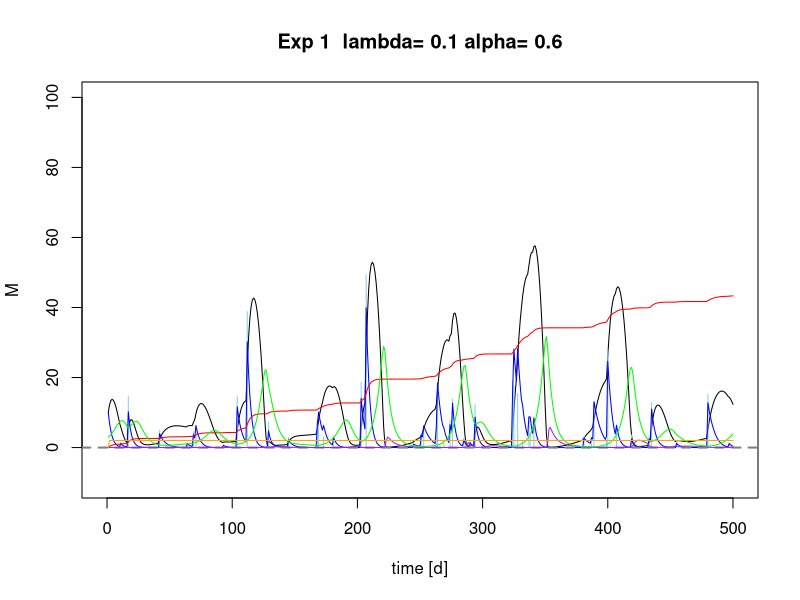
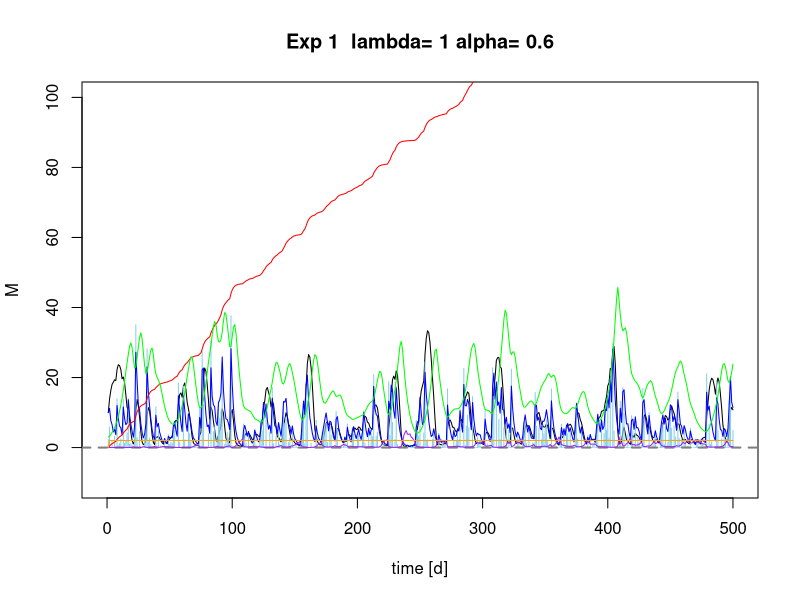
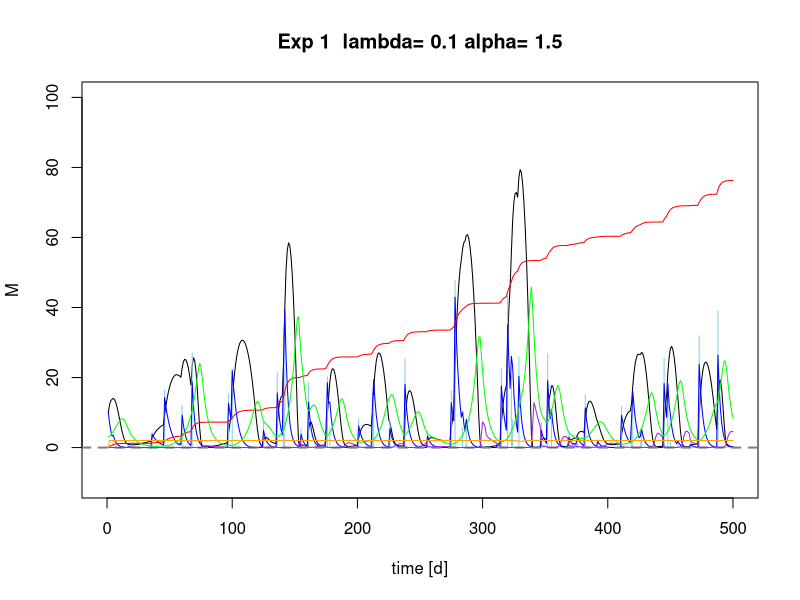
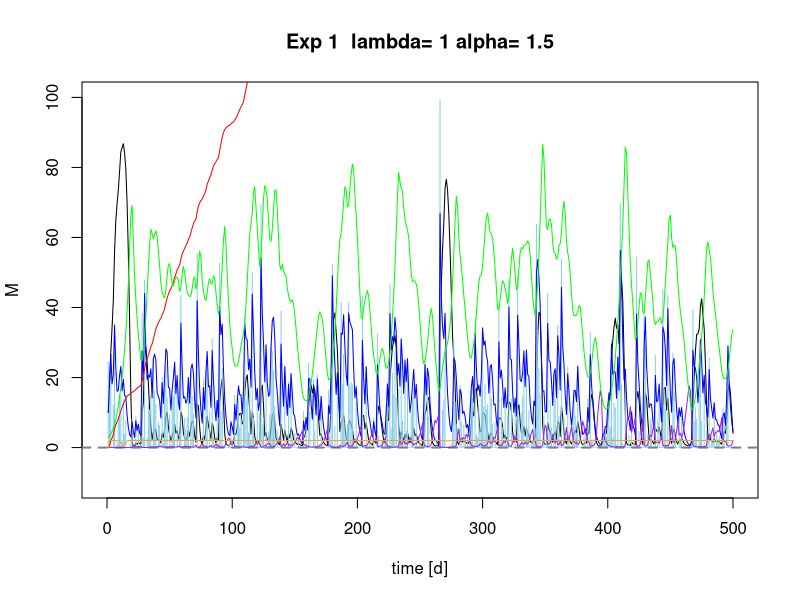
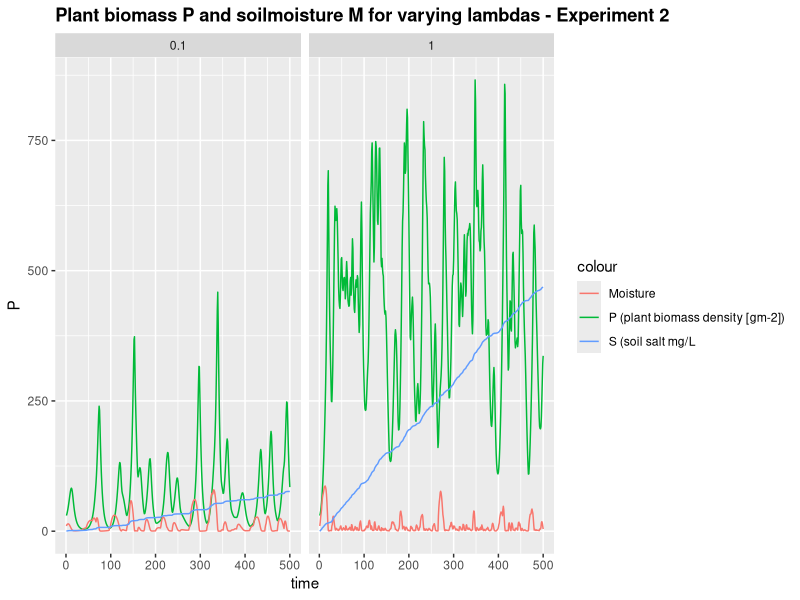
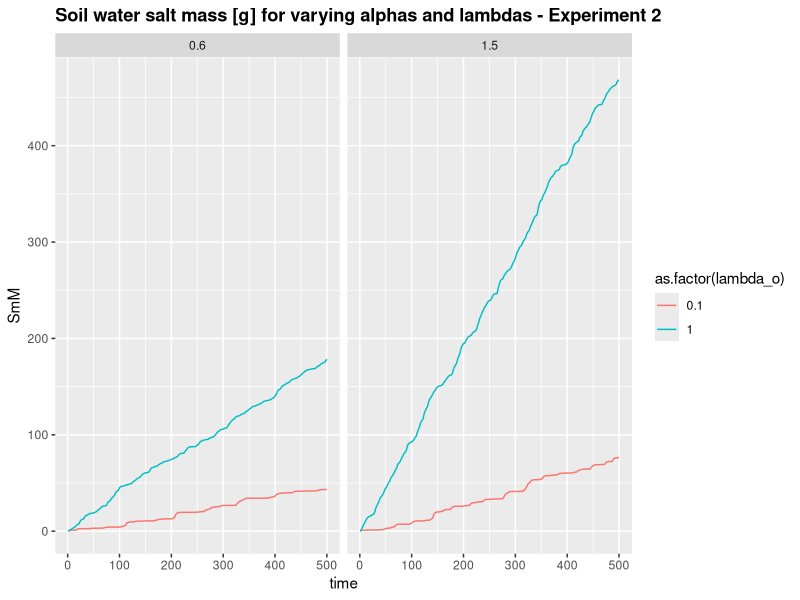

Generate these figures, in order, with R:
## ---- chunk 1

 # Sandy Clay Loam
    n<-0.367 # porosity
    # more soil variables for evaporation & losses
    # Hydraulic conductivity
    K_s<-52.08*10 # mm/day
    # campbell's b
    b<-6.4069 # neurotheta sandy clay loam
    # van Genuchten parameters
#     avg <- 0.0521
#     nvg <- 1.237
    s_fc<-0.2677/n # Field capacity
    # This is the bubbling pressure
    psi_s_bar<--1.2E-3 #
 
   h1bar =  -psi_s_bar 
   hb = psi_s_bar*-10^5 # mm
 

  Zmax =10000 # [mm] maximum GROUNDWATER DEPTH Check
  Z =3000 # [mm] actual groundwater depth Check

# parameters describing the soil
  soilpar <- list(b = b, n = n, s_fc = s_fc, K_s = K_s, 
                psi_s_bar = psi_s_bar, h1bar = h1bar, hb = hb)
    #................................................
    # Vegetation 1 (Grass)
    # paspalum secateum F-I and R-I, 2004

    Zr = 400 # soil depth (mm)   Check Also Table 2...Fernandez-Illescas and Rodriguez-Iturbe...2001


 # parameters describing the root zone   
  vegpar <- list(Zr = Zr)


# parameters describing plant dynamics and salt features

  alpha_i=0.5 #maximum infiltration rate per day, This needs to be a fraction of h (p117 Saco and Moreno-Las Heras) http://www.fao.org/docrep/s8684e/s8684e0a.htm

  k=12 # Saco et al, 2013
  W0=0.2 # Saco et al, 2013
  gmax=0.05 # Saco et al, 2013
  k1=5 # Saco et al, 2013
  c=10  # Saco et al, 2013
  f= 0.8  # f is the soil salt leaching efficiency (whether some salt is retained)
  ConcConst = 0.1 # ConcConst is the concentration of the salt in the infiltrating water in g/l
  CM.gw = 0.1 # salt concentration in groundwater
  d=0.24 # fraction of plant mortality
  
  par <- list(alpha_i=alpha_i,k=k, W0=W0, gmax=gmax, k1=k1, c=c, f=f, ConcConst=ConcConst, CM.gw= CM.gw, d=d)
## ---- chunk 2
Infil <- function(h,P, par){
  
  I=par$alpha_i*h*(P+par$k*par$W0)/(P+par$k)
  
  return (I)
}
## ---- chunk 3

WU <- function(M,P,par){ 
# using Svir in here means scaling Svir back to M, easier to do at Svir in balances  
#  WU=par$gmax*((M*(1+Svir))/(((M*(1+Svir))+par$k1)))*P 
  WU=par$gmax*(M/((M+par$k1)))*P 
  
  return(WU)
}
## ---- chunk 4
#******************************************
# based on Salvucci, 1993
L_n <- function(M,Z,Zmax,soilpar,vegpar) {
   Zr <- vegpar$Zr
   hb <- - soilpar$psi_s_bar*10^5 # (mm?)
   soilpar$s_fc <- (Z/hb)^(-1/soilpar$b)
   
   s=M/(soilpar$n*vegpar$Zr)
  
   psi = hb*s^-soilpar$b
 
#   hb <- hb*soilpar$n
#  hb_nd <- hb/psi # non-dim hb
   m=2 + 3/soilpar$b#5.64  # in Salvucci's paper it is called n, but I called it m here to not confuse it with porosity
   #m=3.3 # 3.3 for clay, 5.64 for silt-loam, 11.88 for sand-loam 


#Znd <- Z/Zmax  # a non-dimensional Znd between 0 and 1 is defined, e.g. Zmax=10 m, Z= 1 m, Znd=0.1


#non-dimensional form of the flow rate equation  #nd flow rate
# qtot <- -soilpar$K_s*((z/hb)^(-n)-(s^-soilpar$b)^(-n))/(1+(s^-soilpar$b)^        (-n)+(n-1)*(z/hb)^(-n))/(soilpar$n*vegpar$Zr)

q <-((Z/hb)^(-m)-(psi/hb)^(-m))/(1+(psi/hb)^(-m)+(m-1)*(Z/hb)^(-m))#/(soilpar$n*Zr) # 
#q <-((((Znd/hb_nd)^-m)-((psi/hb)^-m))/((1+((psi/hb)^-m))+((m-1)*((Znd/hb_nd#)^-m)))) # 
# q <-((((Znd/hb_nd)^-m)-((psi/hb)^-m))/((1+((psi/hb)^-m))+((m-1)*((Znd/hb_nd)^-m)))) # 

# Mass flux
#browser()
flux <- soilpar$K_s*q
#flux<-ifelse(s<soilpar$s_fc, abs(flux), -abs(flux))


return(flux)
}



## ---- chunk 5
Precip <- function(time,alpha,lambda,delta) {
  # generate a vector of times between rainfall events > delta
  f_P<-floor(rexp(time,lambda*exp(-delta/alpha))) # vector of times between rainfall occurrences (equation 4 & 8)
  # generate a binary vector from this (impulse function)
  binary.vec <- unlist(lapply(1:time,function(i) c(rep(0,f_P[i]),1)))
  R <- rexp(length(binary.vec),1/alpha)*binary.vec 
  return(R[1:time])
}
## ---- chunk 6

Gr <- function(M,P,par) { 
  
  Gr = par$c*WU(M,P,par)
  
  return(Gr)
}
## ---- chunk 7
Mo <- function(P,M,Svir,par) {
  # needs to be M/Svir because both are "large" numbers
  # you want a number ~1 for multiplication, or <0.1 for addition
  Mo = P*(par$d*(M/Svir))
  
  return(Mo)

}
## ---- chunk 8
balances <- function(Rain, par, plotit=T,
                      soilpar,
                      vegpar){
   

  
# Storage vectors for the daily steps are initialized.

   M <- rep(0,length(Rain)) # soil moisture [mm]
   h <- rep(0,length(Rain)) # infiltration depth [mm]
   P <- rep(0,length(Rain)) #biomass density []
   CM<- rep(0,length(Rain)) # Salt concentration in soil water in g/L or g/mm
   SmI<- rep(0,length(Rain)) # Salt mass in infiltrating water [g]
   SmM <- rep(0,length(Rain)) # Salt mass in soil water [g]
   In <- rep(0,length(Rain)) # infiltration [mm]

   Svir <- rep(0,length(Rain)) # virtual saturation
   flux<- rep(0,length(Rain)) # drainage and capillary rise flux, according to sign



# Initial values to start the simulation.

   
   M[1] <- 10
   h[1] <- 10 
   P[1] <- 30
   CM[1]<- 0
   Svir[1] <- M[1]



# We decided to split the numerical calculations for the daily into 12 substeps.

   deltat <- 12 # split in 12 increments

  
# Storage vectors for the substeps are initialized.

   M_sub <- rep(0,deltat)
   h_sub <- rep(0,deltat)
   I_sub <- rep(0,deltat)
   #Q_sub <- rep(0,deltat)
   WU_sub <-rep(0,deltat) # Water uptake in mm
   P_sub <- rep(0,deltat) 
   Gr_sub <- rep(0,deltat) # Growth of biomass
   Mo_sub<- rep(0,deltat) # Mortality of biomass
   SmI_sub <- rep(0,deltat) 
   SmM_sub<- rep(0,deltat) 
   CM_sub<- rep(0,deltat) 
  Svir_sub <- rep(0,deltat) # virtual saturation

   flux_sub<-rep(0,deltat) # calculates leakage loss without evaporation loss

   U_salt <-rep(0,deltat)
   L_salt <-rep(0,deltat)


  
   timeincr= 1/deltat
   
  for (t in 2:length(Rain)){
    
    for (tt in 1:(deltat-1)) {
      
      h.old <- ifelse(tt==1,h[t-1],h_sub[tt])
      P.old <- ifelse(tt==1,P[t-1],P_sub[tt])
      M.old <- ifelse(tt==1,M[t-1],M_sub[tt])
      SmI.old <-ifelse(tt==1,SmI[t-1],SmI_sub[tt])
      CM.old <-ifelse(tt==1,CM[t-1],CM_sub[tt])
      Svir.old <-ifelse(tt==1,Svir[t-1],Svir_sub[tt])


# Balance for water depth on soil


h_sub[tt+1] <- h.old + ifelse(tt==1,(10*Rain[t]),0) - Infil(h.old, P.old,par)*timeincr

# Infiltration

      I_sub[tt] <- Infil(h.old, P.old,par)*timeincr

#  1. Update soil moisture with infiltration

      M_sub[tt + 1] <- M.old + I_sub[tt]      
      
# Now do all plant uptake and growth
# water uptake by plants: include infiltration in available water

      WU_sub[tt] <- WU(M=Svir.old,P.old,par)*timeincr 
      
      # growth rate
      Gr_sub[tt] <- Gr(M=Svir.old, P.old,par)*timeincr 
      # Mortality
      Mo_sub[tt]<- Mo(P.old,M=M.old, Svir=Svir.old, par)*timeincr
      # calculate plant biomass balance
      P_sub[tt + 1] <- P.old + Gr_sub[tt]- Mo_sub[tt] 
      
      
# re-calculate water balance
# 2. before leaching
      M_sub[tt + 1] <- M.old + I_sub[tt] - WU_sub[tt] #- L_sub[tt] 

# Calculate salt concentration in the soil

 # 3. calculate leaching and capillary rise amount
  flux_sub[tt+1]<-do.call(L_n,list(M=M_sub[tt+1],Z=Z, Zmax=Zmax,soilpar=soilpar,vegpar=vegpar))

# 4. final adjust soil moisture for leaching or capillary rise
 
   M_sub[tt + 1] <-  M_sub[tt + 1] + flux_sub[tt+1]*timeincr


# calculate saltbalance

# Salt leaching
    L_salt[tt+1] <- ifelse(flux_sub[tt+1]<0, par$f*CM_sub[tt+1]*flux_sub[tt+1]*timeincr,0) # leaching of salt

# salt uplfow
    U_salt[tt+1] <- ifelse(flux_sub[tt+1]>0, par$CM.gw*flux_sub[tt+1]*timeincr,0) # rise of salt

# salt mass coming in with infiltration
      SmI_sub[tt+1]<- SmI.old + I_sub[tt]*par$ConcConst 

#salt mass in soil
     SmM_sub[tt+1] <- SmI_sub[tt+1] + U_salt[tt+1] - L_salt[tt+1]
# salt concentration in soil
   CM_sub[tt+1]<- (SmM_sub[tt+1]/M_sub[tt+1])*(1/58.44) # 
    
# Virtual saturation (Shah et al., 2012), here in [mm] to be in the same unit as M
    Svir_sub[tt + 1]<-soilpar$n*vegpar$Zr*((soilpar$h1bar*10^-1)^(1/soilpar$b))*
                     ((soilpar$h1bar*10^-1)*(M_sub[tt + 1]/
                       (soilpar$n*vegpar$Zr))^(-soilpar$b)
                       +(3.6*CM_sub[tt + 1]))^(-1/soilpar$b)

    } 
  
# Aggregating the substep results to daily values.

    P[t] = P_sub[deltat]
    M[t] = M_sub[deltat]
    h[t] = h_sub[deltat]
    CM[t] = CM_sub[deltat]
    SmM[t] = SmM_sub[deltat] 
    SmI[t]=SmI_sub[deltat]
    In[t]= sum(I_sub)
    flux[t] = sum(flux_sub)
    Svir[t] = Svir_sub[deltat]

}


# Plotting
 
if (plotit==T) {  
  plot(M, type="l",ylim=c(-10,100),xlim=c(0,time),xlab=("time [d]"), main=paste("Exp 1  lambda=", lambda[j],"alpha=", alpha[i]))
  points(Rain*10, type="h", col="skyblue")
   
    lines(h,type="l", col="blue")
    abline(h=0, col="Gray50",lwd=2,lty=2)

    lines(SmM,type="l", col="red")
    lines(CM,type="l", col="purple")
    lines(P/10,type="l", col="green")
    lines(flux,type="l", col="orange")

#  legend("topright",cex=1, pt.cex=0.4, c("Moisture [mm]","Rainfall [mm]*10","overland flow depth[mm] ","salt mass in soil water [g]", "salt concentration in soil water [g/l]", "Plant biomass density [g/m^2]/10"),
#          col=c("black","skyblue","blue","red","purple","green"),lty=1)
 

}

Out <- data.frame(P=P,M=M,h=h, CM=CM, SmM=SmM, In=In, flux=flux, Svir=Svir)
return(Out)
}
## ---- chunk 9
alpha <- c(0.6,1.5) 
lambda <- c(0.1,1)

Store <- list()
sub_store <- list()
time <- 500
delta <- 0
set.seed(1000)
## ---- chunk 10
#source("Rainfall.R")


for (i in 1:length(alpha)) {
  
for (j in 1:length(lambda)) {
    # generate the rainfall
    Rain <- Precip(time,alpha[i],lambda[j],delta)
    Rainlist <- data.frame(Precip(time,alpha[i],lambda[j],delta)) 
    
    sub_store[[j]] <-data.frame(alpha_o=rep(alpha[i],time),
                                lambda_o=rep(lambda[j],time),
                                balances(Rain,plotit=T, par=par,
                                soilpar, vegpar))
  }
  Store[[i]] <- sub_store
}
## ---- chunk 11
require(ggplot2)
lambda_sum <- do.call(rbind,Store[][[2]])
lambda_sum$time <- rep(1:time,length(lambda))

pl <- ggplot(lambda_sum,aes(x=time,y=P, colour="P (plant biomass density [gm-2])")) + geom_line()
pl  <- pl + geom_line(aes(x=time,y=M, colour="Moisture"))  
pl <- pl +  facet_wrap(~lambda_o)   #, colour=lambda_o (put this in aes-brackets) 
pl  + ggtitle("Plant biomass P and soilmoisture M for varying lambdas - Experiment 2") +  geom_line(aes(x=time, y=SmM, colour= "S (soil salt mg/L")) + theme(plot.title = element_text(lineheight=.8, face="bold"))
## ---- chunk 12
lambda_sum_all <- do.call(rbind,do.call(rbind,Store))
lambda_sum_all$time <- rep(rep(1:time,length(lambda)),length(alpha))


pa <- ggplot(lambda_sum_all,aes(x=time,y=SmM,col=as.factor(lambda_o))) + geom_line(linetype=1) 
# pa <- pa + + scale_color_gradient(low="blue", high="red")
pa <- pa  + facet_wrap(~alpha_o) + ggtitle("Soil water salt mass [g] for varying alphas and lambdas - Experiment 2") + theme(plot.title = element_text(lineheight=.8, face="bold"))
pa  
